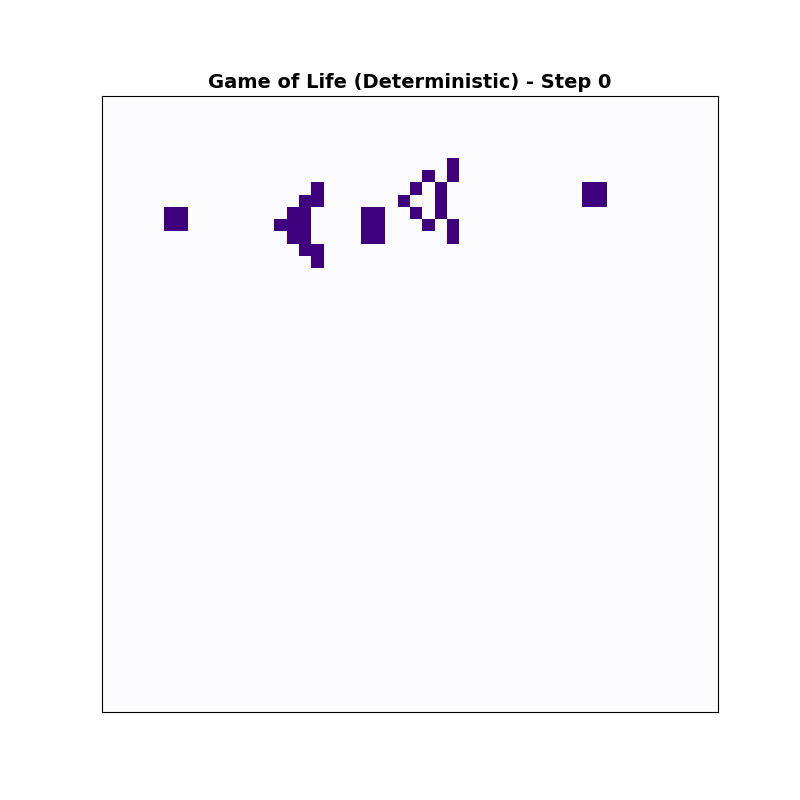
#> input picture stochastic_game_of_life/outputs/V20251112_gosper_glider_gun_temp0_steps1000.gif, 800 x 800 px; its folder holds only this picture in this run
$ jupyter execute --allow-errors Untitled.ipynb
#> lines starting #> are read from the running program, lines starting #| are printed output that depends on the picture
[cell 1]
import matplotlib.pyplot as plt
from matplotlib.animation import FuncAnimation
import numpy as np
from PIL import Image
import glob

[cell 2]
def load_gif_frames(gif_path):
    """
    Load all frames from a GIF file

    Parameters:
    -----------
    gif_path : str
        Path to GIF file

    Returns:
    --------
    frames : list of numpy arrays
        All frames from the GIF
    """
    img = Image.open(gif_path)
#> img is the input picture: PIL image 800x800 P; mean R, G, B 249.5, 248.3, 250.6
    frames = []

    try:
        while True:
            # Convert frame to RGB array
            frame = np.array(img.convert('RGB'))
            frames.append(frame)
            img.seek(img.tell() + 1)
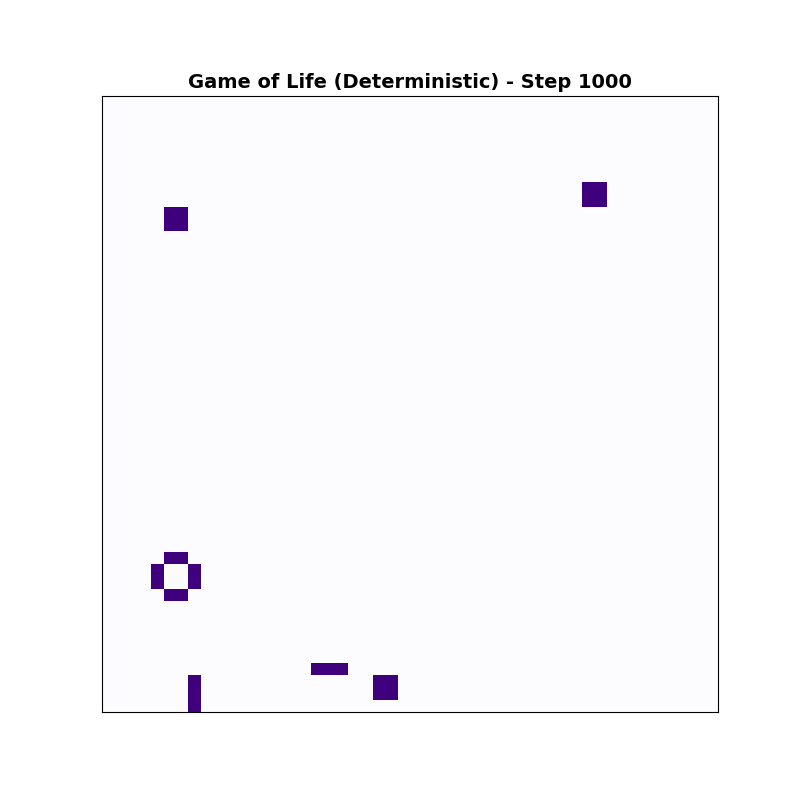
#> img: PIL image 800x800 RGB; mean R, G, B 249.9, 248.9, 250.9
#> after the loop, frames = 1001 items
    except EOFError:
        pass  # End of GIF

    return frames


def combine_gifs_to_grid(gif_paths, save_path='combined_grid.gif',
                         interval=100, figsize=(15, 15)):
    """
    Combine multiple GIFs into a grid animation

    Parameters:
    -----------
    gif_paths : list of str
        Paths to 9 GIF files (will be arranged in 3x3 grid)
    save_path : str
        Output path for combined GIF
    interval : int
        Milliseconds between frames
    figsize : tuple
        Figure size (width, height) in inches
    """

    if len(gif_paths) != 9:
        raise ValueError(f"Expected 9 GIF paths, got {len(gif_paths)}")

    print("Loading GIF frames...")
    all_frames = []
    for i, path in enumerate(gif_paths, 1):
        print(f"  Loading {i}/9: {path}")
        frames = load_gif_frames(path)
#> frames = 1001 items
        all_frames.append(frames)
        print(f"    → {len(frames)} frames")
#|     → 1001 frames

    # Get the minimum number of frames (to sync all GIFs)
    min_frames = min(len(frames) for frames in all_frames)
    print(f"\nUsing {min_frames} frames (minimum across all GIFs)")

    # Truncate all to same length
    all_frames = [frames[:min_frames] for frames in all_frames]

    # Create figure with 3x3 subplots
    fig, axes = plt.subplots(3, 3, figsize=figsize)
    axes = axes.flatten()

    # Initialize images in each subplot
    ims = []
    for ax, frames in zip(axes, all_frames):
        im = ax.imshow(frames[0])
        ax.axis('off')  # Hide axes
        ims.append(im)

    plt.tight_layout(pad=0.5)

    # Animation update function
    def update(frame):
        for im, frames in zip(ims, all_frames):
            im.set_array(frames[frame])
        return ims

    print(f"\nCreating animation with {min_frames} frames...")
    anim = FuncAnimation(fig, update, frames=min_frames,
                        interval=interval, blit=True)

    # Save
    print(f"Saving to {save_path}...")
    try:
        anim.save(save_path, writer='pillow', fps=10)
        print(f"✓ Animation saved to: {save_path}")
    except Exception as e:
        print(f"❌ Could not save animation: {e}")
    finally:
        plt.close()
